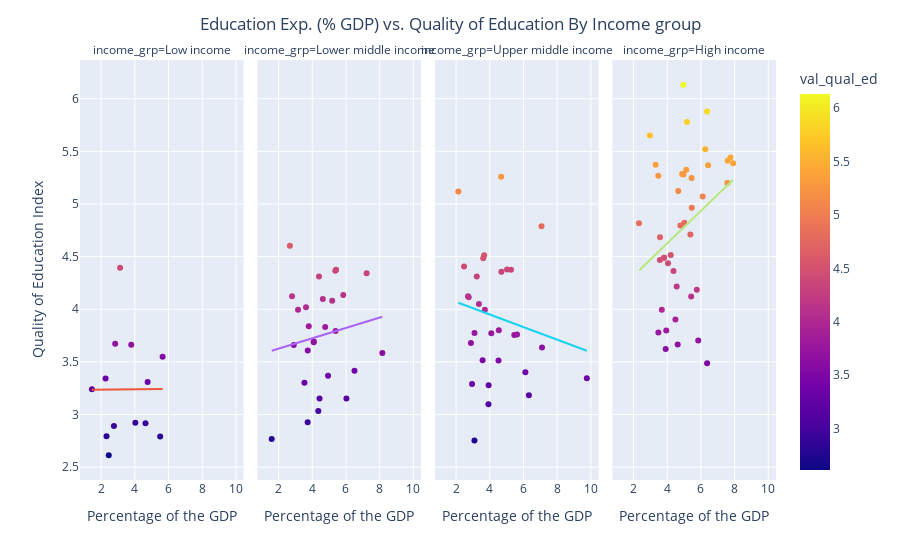

Write notebook code for a chart like this one.
### Markdown cell above
That's surprising!! There's almost no correlation at all between the education expenditure as a % of the GDP and the Quality of Education. R^2 of 0.06.

Time to dig deeper!

Let's check if the income group has an interaction with the education expenditure (i.e. the change is affected by the income group )

### Code cell
fig = px.scatter(data_frame=df_gdp_qual_2017,x='edu_pcnt_gdp',y='val_qual_ed',facet_col='income_grp',hover_name='country_name',color='val_qual_ed', trendline='ols', category_orders=income_grp_ord)
fig.update_layout(
    title={
        'text': 'Education Exp. (% GDP) vs. Quality of Education By Income group',
        'x':0.5,
        'xanchor': 'center'},
    xaxis_title='Percentage of the GDP',
    yaxis_title='Quality of Education Index'
)
fig.for_each_xaxis(lambda x: x.update(title = 'Percentage of the GDP'))
fig.show()

### Figure 1 — Plotly figure (JSON) as saved in the notebook; plotly's stock layout.template omitted (floating-point values rounded to 4 significant figures)
{"data": [{"hovertemplate": "<b>%{hovertext}</b><br><br>income_grp=Low income<br>edu_pcnt_gdp=%{x}<br>val_qual_ed=%{marker.color}<extra></extra>", "hovertext": ["Republic of Burundi", "Democratic Republic of the Congo", "Federal Democratic Republic of Ethiopia", "Republic of Guinea", "Republic of Liberia", "Republic of Madagascar", "Republic of Mali", "Republic of Mozambique", "Republic of Malawi", "Republic of Rwanda", "Republic of Sierra Leone", "Republic of Chad", "Republic of Uganda"], "legendgroup": "", "marker": {"color": [3.31, 3.241, 3.549, 2.795, 2.892, 3.672, 3.664, 2.79, 2.923, 4.394, 2.917, 2.613, 3.343], "coloraxis": "coloraxis", "symbol": "circle"}, "mode": "markers", "name": "", "orientation": "v", "showlegend": false, "type": "scatter", "x": [4.762, 1.455, 5.65, 2.32, 2.761, 2.836, 3.79, 5.506, 4.031, 3.126, 4.636, 2.455, 2.263], "xaxis": "x", "y": [3.31, 3.241, 3.549, 2.795, 2.892, 3.672, 3.664, 2.79, 2.923, 4.394, 2.917, 2.613, 3.343], "yaxis": "y"}, {"hovertemplate": "<b>OLS trendline</b><br>val_qual_ed = 0.00131219 * edu_pcnt_gdp + 3.23399<br>R<sup>2</sup>=0.000012<br><br>income_grp=Low income<br>edu_pcnt_gdp=%{x}<br>val_qual_ed=%{y} <b>(trend)</b><extra></extra>", "legendgroup": "", "marker": {"symbol": "circle"}, "mode": "lines", "name": "", "showlegend": false, "type": "scatter", "x": [1.455, 2.263, 2.32, 2.455, 2.761, 2.836, 3.126, 3.79, 4.031, 4.636, 4.762, 5.506, 5.65], "xaxis": "x", "y": [3.236, 3.237, 3.237, 3.237, 3.238, 3.238, 3.238, 3.239, 3.239, 3.24, 3.24, 3.241, 3.241], "yaxis": "y"}, {"hovertemplate": "<b>%{hovertext}</b><br><br>income_grp=Lower middle income<br>edu_pcnt_gdp=%{x}<br>val_qual_ed=%{marker.color}<extra></extra>", "hovertext": ["Republic of Benin", "Kingdom of Bhutan", "Republic of Cameroon", "Republic of Cabo Verde", "People's Democratic Republic of Algeria", "Republic of Ghana", "Republic of Honduras", "Republic of Haiti", "Republic of Indonesia", "Islamic Republic of Iran", "Republic of Kenya", "Kyrgyz Republic", "Democratic Socialist Republic of Sri Lanka", "Kingdom of Lesotho", "Mongolia", "Republic of Nicaragua", "Nepal", "Islamic Republic of Pakistan", "Republic of the Philippines", "Republic of Senegal", "Republic of El Salvador", "Republic of Tajikistan", "United Republic of Tanzania", "Ukraine", "Socialist Republic of Vietnam", "Republic of Zambia", "Republic of Zimbabwe"], "legendgroup": "", "marker": {"color": [3.303, 4.341, 3.995, 4.08, 3.417, 4.019, 3.369, 2.768, 4.603, 3.838, 4.365, 3.152, 4.124, 3.584, 3.693, 3.032, 3.831, 3.66, 4.312, 4.097, 2.928, 4.135, 3.151, 4.374, 3.687, 3.609, 3.793], "coloraxis": "coloraxis", "symbol": "circle"}, "mode": "markers", "name": "", "orientation": "v", "showlegend": false, "type": "scatter", "x": [3.536, 7.226, 3.155, 5.182, 6.505, 3.627, 4.937, 1.591, 2.67, 3.79, 5.367, 6.026, 2.799, 8.157, 4.089, 4.358, 4.767, 2.9, 4.4, 4.625, 3.725, 5.838, 4.431, 5.412, 4.086, 3.73, 5.381], "xaxis": "x2", "y": [3.303, 4.341, 3.995, 4.08, 3.417, 4.019, 3.369, 2.768, 4.603, 3.838, 4.365, 3.152, 4.124, 3.584, 3.693, 3.032, 3.831, 3.66, 4.312, 4.097, 2.928, 4.135, 3.151, 4.374, 3.687, 3.609, 3.793], "yaxis": "y2"}, {"hovertemplate": "<b>OLS trendline</b><br>val_qual_ed = 0.0490642 * edu_pcnt_gdp + 3.52818<br>R<sup>2</sup>=0.021246<br><br>income_grp=Lower middle income<br>edu_pcnt_gdp=%{x}<br>val_qual_ed=%{y} <b>(trend)</b><extra></extra>", "legendgroup": "", "marker": {"symbol": "circle"}, "mode": "lines", "name": "", "showlegend": false, "type": "scatter", "x": [1.591, 2.67, 2.799, 2.9, 3.155, 3.536, 3.627, 3.725, 3.73, 3.79, 4.086, 4.089, 4.358, 4.4, 4.431, 4.625, 4.767, 4.937, 5.182, 5.367, 5.381, 5.412, 5.838, 6.026, 6.505, 7.226, 8.157], "xaxis": "x2", "y": [3.606, 3.659, 3.666, 3.67, 3.683, 3.702, 3.706, 3.711, 3.711, 3.714, 3.729, 3.729, 3.742, 3.744, 3.746, 3.755, 3.762, 3.77, 3.782, 3.791, 3.792, 3.794, 3.815, 3.824, 3.847, 3.883, 3.928], "yaxis": "y2"}, {"hovertemplate": "<b>%{hovertext}</b><br><br>income_grp=Upper middle income<br>edu_pcnt_gdp=%{x}<br>val_qual_ed=%{marker.color}<extra></extra>", "hovertext": ["Republic of Albania", "Argentine Republic", "Republic of Armenia", "Republic of Azerbaijan", "Republic of Bulgaria", "Federative Republic of Brazil", "Republic of Botswana", "People's Republic of China", "Republic of Colombia", "Republic of Costa Rica", "Dominican Republic", "Georgia", "Republic of Guatemala", "Jamaica", "Hashemite Kingdom of Jordan", "Republic of Kazakhstan", "Lebanese Republic", "Republic of Moldova", "United Mexican States", "Republic of Mauritius", "Malaysia", "Republic of Namibia", "Republic of Panama", "Republic of Peru", "Republic of Paraguay", "Romania", "Russian Federation", "Republic of Serbia", "Kingdom of Thailand", "Republic of South Africa"], "legendgroup": "", "marker": {"color": [4.486, 3.757, 4.123, 4.406, 3.773, 3.183, 3.636, 4.514, 3.8, 4.788, 3.097, 3.515, 3.29, 4.375, 4.312, 4.113, 5.119, 3.76, 3.512, 4.377, 5.258, 3.345, 3.68, 3.277, 2.754, 3.774, 4.356, 3.996, 4.051, 3.402], "coloraxis": "coloraxis", "symbol": "circle"}, "mode": "markers", "name": "", "orientation": "v", "showlegend": false, "type": "scatter", "x": [3.612, 5.454, 2.708, 2.474, 4.091, 6.32, 7.1, 3.667, 4.536, 7.07, 3.92, 3.574, 2.95, 5.26, 3.229, 2.751, 2.133, 5.618, 4.518, 5.023, 4.675, 9.76, 2.882, 3.931, 3.09, 3.095, 4.69, 3.71, 3.356, 6.113], "xaxis": "x3", "y": [4.486, 3.757, 4.123, 4.406, 3.773, 3.183, 3.636, 4.514, 3.8, 4.788, 3.097, 3.515, 3.29, 4.375, 4.312, 4.113, 5.119, 3.76, 3.512, 4.377, 5.258, 3.345, 3.68, 3.277, 2.754, 3.774, 4.356, 3.996, 4.051, 3.402], "yaxis": "y3"}, {"hovertemplate": "<b>OLS trendline</b><br>val_qual_ed = -0.0598396 * edu_pcnt_gdp + 4.18955<br>R<sup>2</sup>=0.028203<br><br>income_grp=Upper middle income<br>edu_pcnt_gdp=%{x}<br>val_qual_ed=%{y} <b>(trend)</b><extra></extra>", "legendgroup": "", "marker": {"symbol": "circle"}, "mode": "lines", "name": "", "showlegend": false, "type": "scatter", "x": [2.133, 2.474, 2.708, 2.751, 2.882, 2.95, 3.09, 3.095, 3.229, 3.356, 3.574, 3.612, 3.667, 3.71, 3.92, 3.931, 4.091, 4.518, 4.536, 4.675, 4.69, 5.023, 5.26, 5.454, 5.618, 6.113, 6.32, 7.07, 7.1, 9.76], "xaxis": "x3", "y": [4.062, 4.042, 4.028, 4.025, 4.017, 4.013, 4.005, 4.004, 3.996, 3.989, 3.976, 3.973, 3.97, 3.968, 3.955, 3.954, 3.945, 3.919, 3.918, 3.91, 3.909, 3.889, 3.875, 3.863, 3.853, 3.824, 3.811, 3.766, 3.765, 3.606], "yaxis": "y3"}, {"hovertemplate": "<b>%{hovertext}</b><br><br>income_grp=High income<br>edu_pcnt_gdp=%{x}<br>val_qual_ed=%{marker.color}<extra></extra>", "hovertext": ["Commonwealth of Australia", "Republic of Austria", "Kingdom of Belgium", "Kingdom of Bahrain", "Switzerland", "Republic of Chile", "Republic of Cyprus", "Czech Republic", "Federal Republic of Germany", "Kingdom of Denmark", "Kingdom of Spain", "Republic of Estonia", "Republic of Finland", "French Republic", "United Kingdom of Great Britain and Northern Ireland", "Hellenic Republic", "Hong Kong Special Administrative Region of the People's Republic of China", "Republic of Croatia", "Hungary", "Ireland", "Republic of Iceland", "State of Israel", "Italian Republic", "State of Kuwait", "Republic of Lithuania", "Grand Duchy of Luxembourg", "Republic of Latvia", "Republic of Malta", "Kingdom of the Netherlands", "Kingdom of Norway", "New Zealand", "Sultanate of Oman", "Republic of Poland", "Portuguese Republic", "State of Qatar", "Slovak Republic", "Republic of Slovenia", "Kingdom of Sweden", "Republic of Seychelles", "Republic of Trinidad and Tobago", "Oriental Republic of Uruguay"], "legendgroup": "", "marker": {"color": [5.325, 4.71, 5.367, 4.817, 6.133, 4.122, 4.184, 4.489, 5.284, 5.441, 4.515, 5.281, 5.878, 4.963, 5.246, 3.778, 5.372, 3.622, 3.664, 5.269, 5.411, 5.072, 4.438, 3.486, 4.489, 4.684, 4.364, 5.124, 5.779, 5.386, 5.519, 3.703, 4.217, 4.821, 5.651, 3.799, 4.796, 5.199, 3.995, 4.469, 3.902], "coloraxis": "coloraxis", "symbol": "circle"}, "mode": "markers", "name": "", "orientation": "v", "showlegend": false, "type": "scatter", "x": [5.128, 5.372, 6.425, 2.325, 4.952, 5.42, 5.754, 3.806, 4.883, 7.752, 4.208, 4.956, 6.363, 5.452, 5.444, 3.472, 3.31, 3.906, 4.62, 3.469, 7.584, 6.103, 4.045, 6.365, 3.812, 3.57, 4.37, 4.652, 5.175, 7.912, 6.26, 5.84, 4.558, 5.016, 2.967, 3.941, 4.781, 7.569, 3.677, 3.561, 4.486], "xaxis": "x4", "y": [5.325, 4.71, 5.367, 4.817, 6.133, 4.122, 4.184, 4.489, 5.284, 5.441, 4.515, 5.281, 5.878, 4.963, 5.246, 3.778, 5.372, 3.622, 3.664, 5.269, 5.411, 5.072, 4.438, 3.486, 4.489, 4.684, 4.364, 5.124, 5.779, 5.386, 5.519, 3.703, 4.217, 4.821, 5.651, 3.799, 4.796, 5.199, 3.995, 4.469, 3.902], "yaxis": "y4"}, {"hovertemplate": "<b>OLS trendline</b><br>val_qual_ed = 0.154194 * edu_pcnt_gdp + 4.01036<br>R<sup>2</sup>=0.088652<br><br>income_grp=High income<br>edu_pcnt_gdp=%{x}<br>val_qual_ed=%{y} <b>(trend)</b><extra></extra>", "legendgroup": "", "marker": {"symbol": "circle"}, "mode": "lines", "name": "", "showlegend": false, "type": "scatter", "x": [2.325, 2.967, 3.31, 3.469, 3.472, 3.561, 3.57, 3.677, 3.806, 3.812, 3.906, 3.941, 4.045, 4.208, 4.37, 4.486, 4.558, 4.62, 4.652, 4.781, 4.883, 4.952, 4.956, 5.016, 5.128, 5.175, 5.372, 5.42, 5.444, 5.452, 5.754, 5.84, 6.103, 6.26, 6.363, 6.365, 6.425, 7.569, 7.584, 7.752, 7.912], "xaxis": "x4", "y": [4.369, 4.468, 4.521, 4.545, 4.546, 4.559, 4.561, 4.577, 4.597, 4.598, 4.613, 4.618, 4.634, 4.659, 4.684, 4.702, 4.713, 4.723, 4.728, 4.748, 4.763, 4.774, 4.775, 4.784, 4.801, 4.808, 4.839, 4.846, 4.85, 4.851, 4.898, 4.911, 4.951, 4.976, 4.992, 4.992, 5.001, 5.177, 5.18, 5.206, 5.23], "yaxis": "y4"}], "layout": {"annotations": [{"font": {}, "showarrow": false, "text": "income_grp=Low income", "x": 0.1175, "xanchor": "center", "xref": "paper", "y": 1, "yanchor": "bottom", "yref": "paper"}, {"font": {}, "showarrow": false, "text": "income_grp=Lower middle income", "x": 0.3725, "xanchor": "center", "xref": "paper", "y": 1, "yanchor": "bottom", "yref": "paper"}, {"font": {}, "showarrow": false, "text": "income_grp=Upper middle income", "x": 0.6275, "xanchor": "center", "xref": "paper", "y": 1, "yanchor": "bottom", "yref": "paper"}, {"font": {}, "showarrow": false, "text": "income_grp=High income", "x": 0.8825, "xanchor": "center", "xref": "paper", "y": 1, "yanchor": "bottom", "yref": "paper"}], "coloraxis": {"colorbar": {"title": {"text": "val_qual_ed"}}, "colorscale": [[0, "#0d0887"], [0.1111, "#46039f"], [0.2222, "#7201a8"], [0.3333, "#9c179e"], [0.4444, "#bd3786"], [0.5556, "#d8576b"], [0.6667, "#ed7953"], [0.7778, "#fb9f3a"], [0.8889, "#fdca26"], [1, "#f0f921"]]}, "legend": {"tracegroupgap": 0}, "margin": {"t": 60}, "title": {"text": "Education Exp. (% GDP) vs. Quality of Education By Income group", "x": 0.5, "xanchor": "center"}, "xaxis": {"anchor": "y", "domain": [0, 0.235], "title": {"text": "Percentage of the GDP"}}, "xaxis2": {"anchor": "y2", "domain": [0.255, 0.49], "matches": "x", "title": {"text": "Percentage of the GDP"}}, "xaxis3": {"anchor": "y3", "domain": [0.51, 0.745], "matches": "x", "title": {"text": "Percentage of the GDP"}}, "xaxis4": {"anchor": "y4", "domain": [0.765, 1.0], "matches": "x", "title": {"text": "Percentage of the GDP"}}, "yaxis": {"anchor": "x", "domain": [0, 1], "title": {"text": "Quality of Education Index"}}, "yaxis2": {"anchor": "x2", "domain": [0, 1], "matches": "y", "showticklabels": false}, "yaxis3": {"anchor": "x3", "domain": [0, 1], "matches": "y", "showticklabels": false}, "yaxis4": {"anchor": "x4", "domain": [0, 1], "matches": "y", "showticklabels": false}}}
